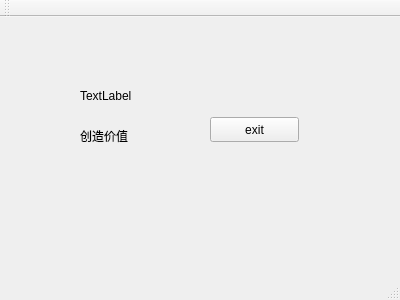
<?xml version="1.0" encoding="UTF-8"?>
<ui version="4.0">
 <class>MainWindow</class>
 <widget class="QMainWindow" name="MainWindow">
  <property name="geometry">
   <rect>
    <x>0</x>
    <y>0</y>
    <width>400</width>
    <height>300</height>
   </rect>
  </property>
  <property name="windowTitle">
   <string>MainWindow</string>
  </property>
  <widget class="QWidget" name="centralWidget">
   <widget class="QLabel" name="label">
    <property name="geometry">
     <rect>
      <x>80</x>
      <y>70</y>
      <width>67</width>
      <height>17</height>
     </rect>
    </property>
    <property name="text">
     <string>TextLabel</string>
    </property>
   </widget>
   <widget class="QLabel" name="label_2">
    <property name="geometry">
     <rect>
      <x>80</x>
      <y>110</y>
      <width>67</width>
      <height>17</height>
     </rect>
    </property>
    <property name="text">
     <string>创造价值</string>
    </property>
   </widget>
   <widget class="QPushButton" name="pushButton">
    <property name="geometry">
     <rect>
      <x>210</x>
      <y>100</y>
      <width>89</width>
      <height>25</height>
     </rect>
    </property>
    <property name="text">
     <string>exit</string>
    </property>
   </widget>
  </widget>
  <widget class="QMenuBar" name="menuBar">
   <property name="geometry">
    <rect>
     <x>0</x>
     <y>0</y>
     <width>400</width>
     <height>22</height>
    </rect>
   </property>
  </widget>
  <widget class="QToolBar" name="mainToolBar">
   <attribute name="toolBarArea">
    <enum>TopToolBarArea</enum>
   </attribute>
   <attribute name="toolBarBreak">
    <bool>false</bool>
   </attribute>
  </widget>
  <widget class="QStatusBar" name="statusBar"/>
 </widget>
 <layoutdefault spacing="6" margin="11"/>
 <resources/>
 <connections/>
</ui>
